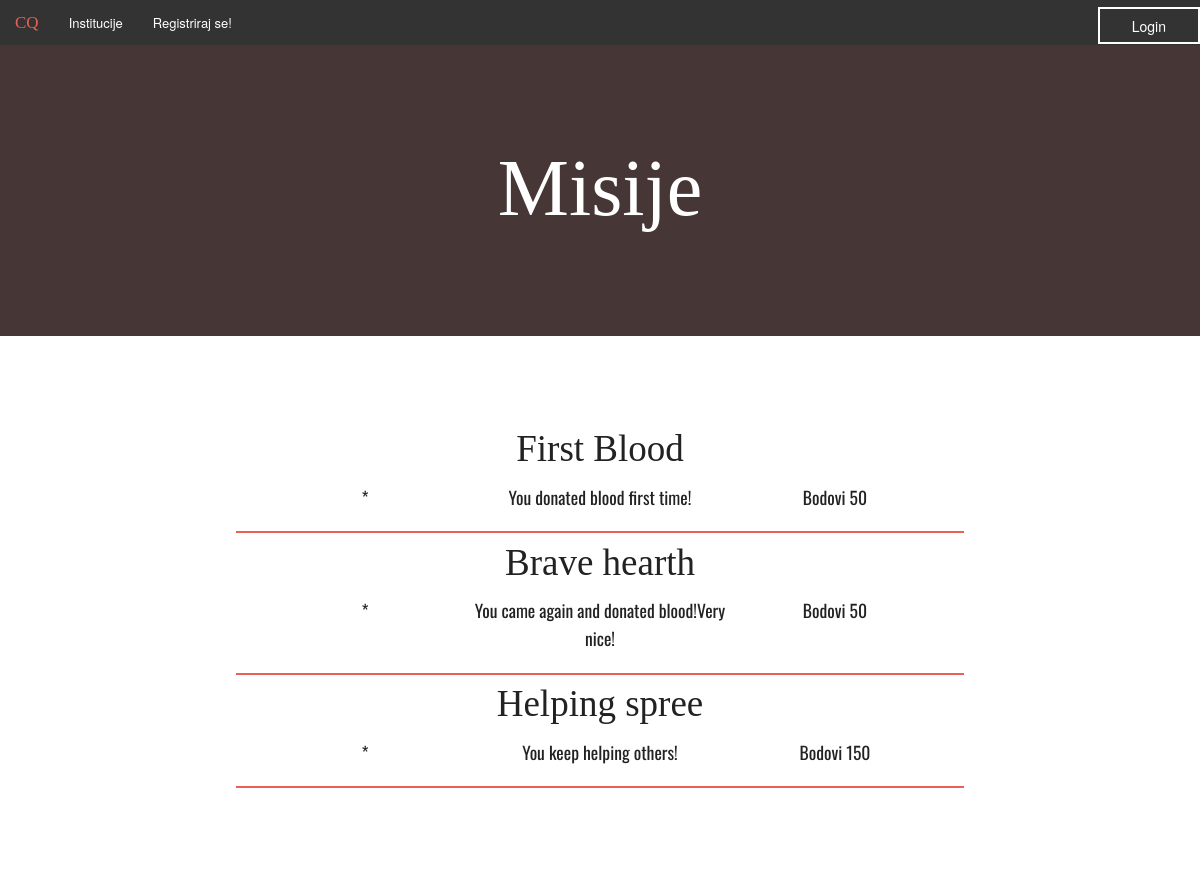
The page /listQUEST.php on the database its author committed.
### tables this page shows
create table QUEST(
id_quest int not null primary key auto_increment,
quest_name varchar(100),
quest_text varchar(300),
quest_points int
);

### konfiguracija.php (called while the page is built, shortened)
<?php
$putanja = "/notfound/Hackathon/";

### listQUEST.php (the view, shortened to what this page needs)
<?php include 'header.php';?>
<div class="row gore">
  <h1 class="naslovnice">Misije</h1>
</div>
<div class="row" style="text-align: center;">
<div class="small-10 small-centered columns">
<?php
	$list = $con->prepare("select * from QUEST;");
	$list->execute();
	$rez = $list->fetchAll(PDO::FETCH_OBJ);
	foreach ($rez as $r):
?>
<div class="small-12 columns">
	<h2><?php echo $r->quest_name ;?></h2>
</div>
<div class="small-12 small-centered columns">
	<div class="small- medium-2 columns">
	</div>
	<div class="small- medium-2 columns">
	<p><?php echo "*";?></p>
	</div>
	<div class="small- medium-4 columns">
	<p><?php echo $r->quest_text ;?></p>
	</div>
	<div class="small- medium-2 columns">
	<p><?php echo "Bodovi ". $r->quest_points ;?></p>
	</div>
	</div>
 <hr style="border: none; background-color: #eb6054; width: 75%; height: 2px; margin: 0 auto;" />
<?php
	endforeach;
;?>
	</div>
</div>

### header.php (shortened to what this page needs)
<?php include_once 'konfiguracija.php';?>
<!doctype html>
<html class="no-js" lang="en">
  <head>
    <link rel="stylesheet" href="<?php echo $putanja;?>css/foundation.css" />
	<link rel="stylesheet" href="css/stil.css" />
  </head>
  <body>
<div class="sticky">
 <nav class="top-bar" data-topbar role="navigation">
  <ul class="title-area">
    <li class="name">
      <h1><a href="#" style="color: #eb6054;">CQ</a></h1>
    </li>
  </ul>
  <section class="top-bar-section">
    <ul class="right">
    <?php if(isset($_SESSION['ulogiran'])) {?>
       <li><a href="<?php echo $putanja;?>detaljOPERATER.php?id_ope=<?php echo $_SESSION['operater'];?>"><?php echo $_SESSION['ulogiran'] ;?>  </a> </li>
     <li> <a href="<?php echo $putanja;?>odjava.php"> Odjava </a></li>
    <?php }else{ ?>
      <a data-reveal-id="login" href="#" class="button"><li>Login</li></a>
      <?php } ;?>
    </ul>
    <ul class="left">
      <li><a href="<?php echo $putanja;?>listINSTITUCIJA.php">Institucije</a></li>
	  <?php if(!isset($_SESSION['ulogiran'])) {?>
	  <li><a href="<?php echo $putanja;?>inputOPERATER.php"> Registriraj se! </a> </li>
	  <?php };?>
    </ul>
  </section>
</nav>
</div>

### css/stil.css (style rules this page uses)
body { background-image: url(''); width: 100%; max-width:100%; max-height: 100%; top: 0; left: 0; z-index: -50; background-size: 100%; background-repeat: no-repeat; background-attachment: fixed; padding: 0; margin: 0; }
.row { margin-left: auto; margin-right: auto; width: 100%; max-width: 100%; padding-bottom: 7%; padding-top: 7%; }
p { font-family: oswald; font-size: 110%; }
h1, h2, h3, h4, h5, h6 { font-family: 'alegreya'; }
hr { height: 1px; border: none; background-color: white; width: 75%; margin: 0 auto; }
.sesta p, h1 { color: white; }
.treca p, h1 { color: white; }
.naslovnice { text-align: center; font-size: 500%; }
.gore { background-color: #473636; text-align: center; }
.button { background: none; border: 2px solid white; color: white; transition: border-color 0.5s ease, color 0.5s ease; -webkit-transition: border-color 0.5s ease, color 0.5s ease; }

### rows shown on the page
quest: quest_name "First Blood", quest_text "You donated blood first time!", quest_points "50"
quest: quest_name "Brave hearth", quest_text "You came again and donated blood!Very nice!", quest_points "50"
quest: quest_name "Helping spree", quest_text "You keep helping others!", quest_points "150"
